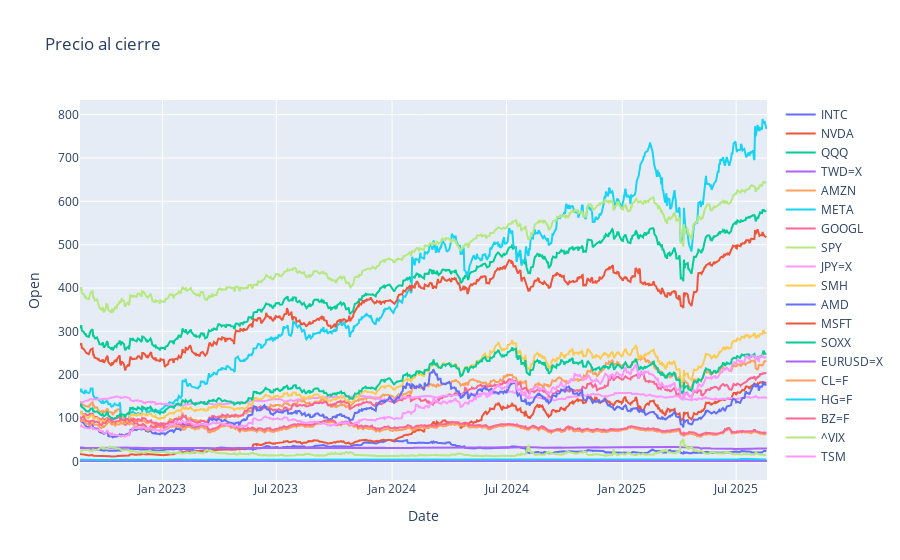

Notebook code for this chart:
### Markdown cell above
## 3.1. Series temporales

### Code cell
fig_close = go.Figure()

for name, df in dfs.items():
    fig_close.add_trace(
        go.Scatter(
            x=df.index,
            y=df['close'],
            mode='lines',
            name=name,
        )
    )

fig_close.update_layout(title='Precio al cierre', xaxis_title='Date', yaxis_title='Open')
fig_close.show()

### Figure 1 — Plotly figure (JSON) as saved in the notebook; plotly's stock layout.template omitted (floating-point values rounded to 4 significant figures; data arrays with more than 128 entries replaced by an {"elided": "..."} marker saying what was removed)
{"data": [{"mode": "lines", "name": "INTC", "type": "scatter", "x": {"elided": "749 str values"}, "y": {"elided": "749 float values"}}, {"mode": "lines", "name": "NVDA", "type": "scatter", "x": {"elided": "749 str values"}, "y": {"elided": "749 float values"}}, {"mode": "lines", "name": "QQQ", "type": "scatter", "x": {"elided": "749 str values"}, "y": {"elided": "749 float values"}}, {"mode": "lines", "name": "TWD=X", "type": "scatter", "x": {"elided": "778 str values"}, "y": {"elided": "778 float values"}}, {"mode": "lines", "name": "AMZN", "type": "scatter", "x": {"elided": "749 str values"}, "y": {"elided": "749 float values"}}, {"mode": "lines", "name": "META", "type": "scatter", "x": {"elided": "749 str values"}, "y": {"elided": "749 float values"}}, {"mode": "lines", "name": "GOOGL", "type": "scatter", "x": {"elided": "749 str values"}, "y": {"elided": "749 float values"}}, {"mode": "lines", "name": "SPY", "type": "scatter", "x": {"elided": "749 str values"}, "y": {"elided": "749 float values"}}, {"mode": "lines", "name": "JPY=X", "type": "scatter", "x": {"elided": "778 str values"}, "y": {"elided": "778 float values"}}, {"mode": "lines", "name": "SMH", "type": "scatter", "x": {"elided": "749 str values"}, "y": {"elided": "749 float values"}}, {"mode": "lines", "name": "AMD", "type": "scatter", "x": {"elided": "749 str values"}, "y": {"elided": "749 float values"}}, {"mode": "lines", "name": "MSFT", "type": "scatter", "x": {"elided": "749 str values"}, "y": {"elided": "749 float values"}}, {"mode": "lines", "name": "SOXX", "type": "scatter", "x": {"elided": "749 str values"}, "y": {"elided": "749 float values"}}, {"mode": "lines", "name": "EURUSD=X", "type": "scatter", "x": {"elided": "778 str values"}, "y": {"elided": "778 float values"}}, {"mode": "lines", "name": "CL=F", "type": "scatter", "x": {"elided": "751 str values"}, "y": {"elided": "751 float values"}}, {"mode": "lines", "name": "HG=F", "type": "scatter", "x": {"elided": "752 str values"}, "y": {"elided": "752 float values"}}, {"mode": "lines", "name": "BZ=F", "type": "scatter", "x": {"elided": "752 str values"}, "y": {"elided": "752 float values"}}, {"mode": "lines", "name": "^VIX", "type": "scatter", "x": {"elided": "749 str values"}, "y": {"elided": "749 float values"}}, {"mode": "lines", "name": "TSM", "type": "scatter", "x": {"elided": "749 str values"}, "y": {"elided": "749 float values"}}], "layout": {"title": {"text": "Precio al cierre"}, "xaxis": {"title": {"text": "Date"}}, "yaxis": {"title": {"text": "Open"}}}}
